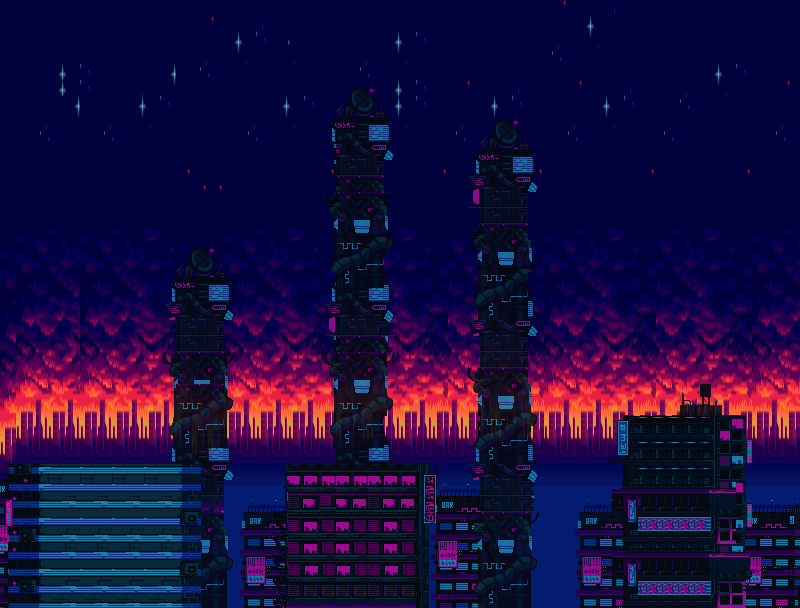

A level layout from a 2D game, rendered from its tile map. Below: a short description, then the map file with tile-grid data replaced by summaries:
An orthogonal 50x38 tile map with 16x16 px tiles, 4 tile layers (Fond, FondImmeuble, FondBatiment, Sol), 3 tilesets.

<map version="1.5" tiledversion="1.7.2" orientation="orthogonal" renderorder="right-down" width="50" height="38" tilewidth="16" tileheight="16" infinite="0" nextlayerid="7" nextobjectid="1">
 <tileset firstgid="1" name="Batiment2" tilewidth="16" tileheight="16" tilecount="217" columns="7">
  <image source="warped city files/ENVIRONMENT/background/skyline-a.png" trans="000000" width="127" height="500" />
 </tileset>
 <tileset firstgid="218" name="Batiment" tilewidth="16" tileheight="16" tilecount="390" columns="30">
  <image source="warped city files/ENVIRONMENT/background/near-buildings-bg.png" trans="000000" width="493" height="209" />
 </tileset>
 <tileset firstgid="608" name="neon" tilewidth="16" tileheight="16" tilecount="3" columns="1">
  <image source="warped city files/ENVIRONMENT/props/banner-neon/banner-neon-1.png" trans="000000" width="19" height="48" />
 </tileset>
 <layer id="1" name="Fond" width="50" height="38">
  <data>[1900 cells, 1900 non-empty, 216 distinct tile ids]</data>
 </layer>
 <layer id="6" name="FondImmeuble" width="50" height="38">
  <data>[1900 cells, 116 non-empty, 49 distinct tile ids]</data>
 </layer>
 <layer id="4" name="FondBatiment" width="50" height="38" opacity="0.9">
  <data>[1900 cells, 484 non-empty, 115 distinct tile ids]</data>
 </layer>
 <layer id="2" name="Sol" width="50" height="38">
  <data>[1900 cells, 324 non-empty, 162 distinct tile ids]</data>
 </layer>
</map>
